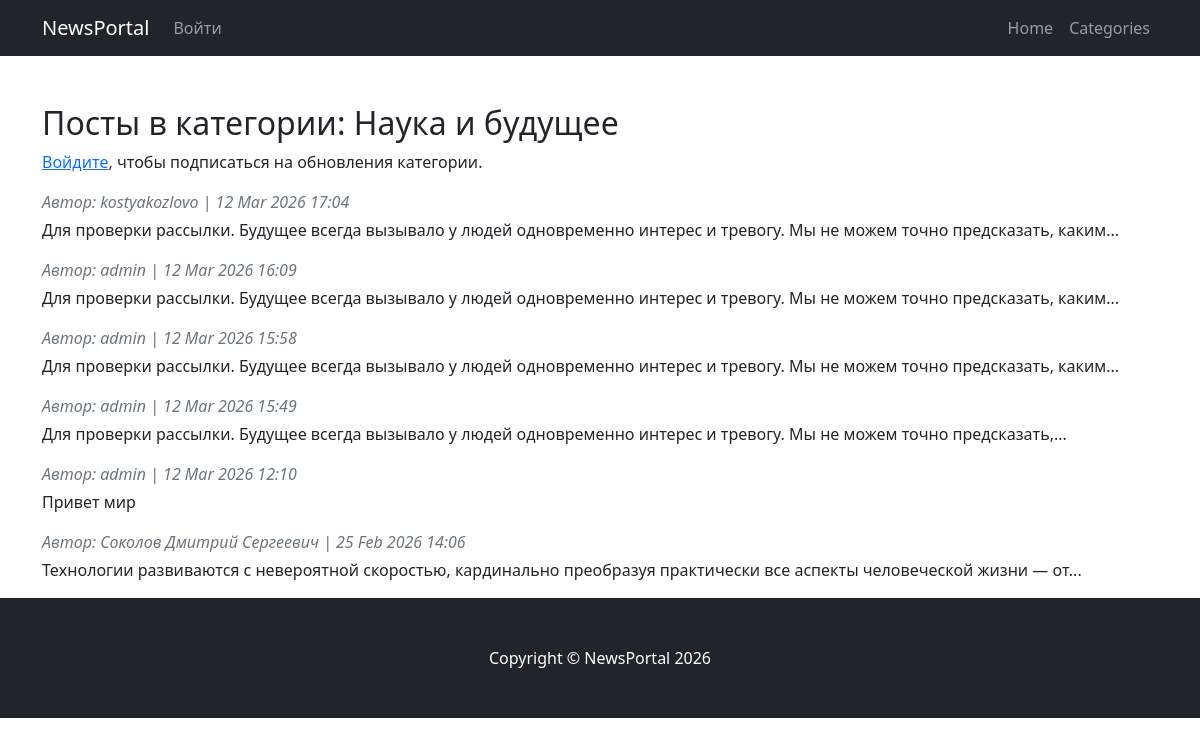
The page /categories/1/ on the database its author committed.
### NewsPortal/models.py (models this page shows, shortened)
class Categories(models.Model):
    name_categories = models.CharField(max_length=255, unique=True)

class Post(models.Model):
    name = models.CharField(max_length=50)
    author = models.ForeignKey(Author, on_delete=models.CASCADE)
    type_post = models.CharField(max_length=20, choices=POST_CHOICES)
    time_create = models.DateTimeField(auto_now_add=True)
    categories = models.ManyToManyField(Categories, through='PostCategories')
    content = models.TextField()
    rating_post = models.IntegerField(default=0)
    def preview(self):
        snippet = self.content[:124]
        if len(self.content) > 124:
            snippet = snippet.rsplit(' ', 1)[0]
            return snippet + '...'
        return snippet

class Author(models.Model):
    user = models.OneToOneField(User, on_delete=models.CASCADE)
    rating_author = models.IntegerField(default=0)

### NewsPortal/views.py (the view)
# urls.py: path('categories/<int:category_id>/', posts_by_category, name='posts_by_category'),
def posts_by_category(request, category_id):
    category = get_object_or_404(Categories, id=category_id)
    posts = Post.objects.filter(categories=category).order_by('-time_create')
    is_subscribed = False
    if request.user.is_authenticated:
        is_subscribed = CategorySubscription.objects.filter(category=category, user=request.user).exists()
    return render(request, 'posts_by_category.html', {
        'category': category,
        'posts': posts,
        'is_subscribed': is_subscribed,
    })

### templates/posts_by_category.html (shortened to what this page needs)
{% extends 'flatpages/default.html' %}
{% block content %}
<h2>Посты в категории: {{ category.name_categories }}</h2>
{% if request.user.is_authenticated %}
    <form method="post" action="{% url 'subscribe_category' category.id %}" class="d-inline">
        {% csrf_token %}
        {% if is_subscribed %}
            <button formaction="{% url 'unsubscribe_category' category.id %}" class="btn btn-outline-secondary btn-sm">Отписаться</button>
        {% else %}
            <button class="btn btn-primary btn-sm">Подписаться</button>
        {% endif %}
    </form>
{% else %}
    <p><a href="{% url 'account_login' %}">Войдите</a>, чтобы подписаться на обновления категории.</p>
{% endif %}
{% for post in posts %}
<article class="mb-3">
    <div class="text-muted fst-italic mb-1">Автор: {{ post.author.user.username }} | {{ post.time_create|date:"d M Y H:i" }}</div>
    <p>{{ post.preview }}</p>
</article>
{% empty %}
<p>Постов в этой категории пока нет.</p>
{% endfor %}
{% endblock %}

### rows shown on the page
Categories: name_categories "Наука и будущее"
Post: author.user.username "kostyakozlovo", time_create "12 Mar 2026 17:04", preview "Для проверки рассылки. Будущее всегда вызывало у людей одновременно интерес и тревогу. Мы не можем точно предсказать, каким..."
Post: author.user.username "admin", time_create "12 Mar 2026 16:09", preview "Для проверки рассылки. Будущее всегда вызывало у людей одновременно интерес и тревогу. Мы не можем точно предсказать, каким..."
Post: author.user.username "admin", time_create "12 Mar 2026 15:58", preview "Для проверки рассылки. Будущее всегда вызывало у людей одновременно интерес и тревогу. Мы не можем точно предсказать, каким..."
Post: author.user.username "admin", time_create "12 Mar 2026 15:49", preview "Для проверки рассылки. Будущее всегда вызывало у людей одновременно интерес и тревогу. Мы не можем точно предсказать,..."
Post: author.user.username "admin", time_create "12 Mar 2026 12:10", preview "Привет мир"
Post: author.user.username "Соколов Дмитрий Сергеевич", time_create "25 Feb 2026 14:06", preview "Технологии развиваются с невероятной скоростью, кардинально преобразуя практически все аспекты человеческой жизни — от..."
